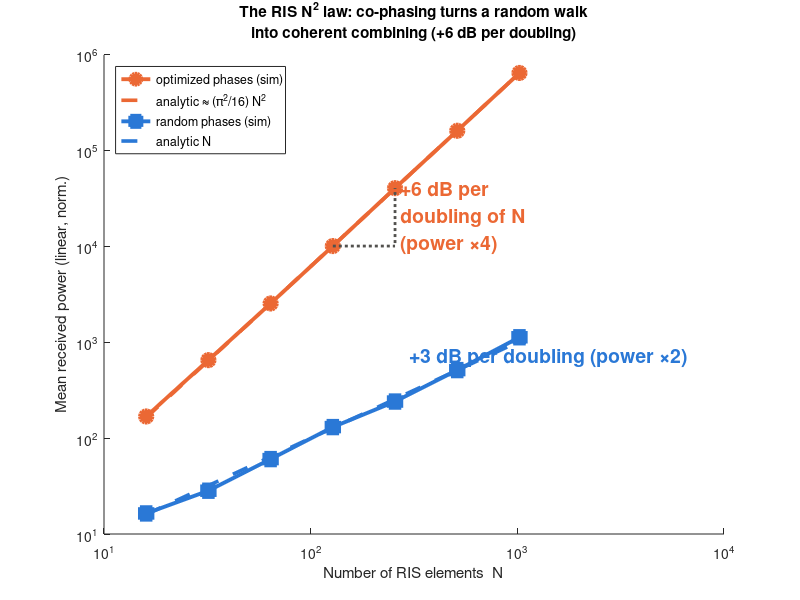

MATLAB code for this plot: (Note: this script raises an error after producing the figure.)
%% ========================================================================
%  DEMO 3 — The RIS "N-squared law": why a Reconfigurable Intelligent
%           Surface is worth building.
%
%  SCENARIO
%  --------
%  A single-antenna transmitter and a single-antenna receiver. The direct
%  line-of-sight path is BLOCKED (think: a wall, or a building corner). The
%  only way through is to bounce the signal off a Reconfigurable Intelligent
%  Surface (RIS): a flat panel of N cheap, passive elements, each of which
%  can add a controllable phase shift theta_n to whatever hits it.
%
%  The cascaded (Tx -> RIS element n -> Rx) channel is the PRODUCT of two
%  fading coefficients:
%        cascade_n = h_n * g_n        (Tx->element  times  element->Rx)
%  and the receiver sees the coherent sum over all N elements:
%        y = sum_n  |h_n||g_n| * exp( j*( arg(h_n) + arg(g_n) + theta_n ) ).
%
%  THE DSP PUNCHLINE
%  -----------------
%  * OPTIMIZED phases: choose theta_n to CANCEL the cascade phase so every
%    term lines up as a positive real number. The amplitudes then add
%    coherently -> received amplitude ~ N -> received POWER ~ N^2.
%  * RANDOM phases: the N terms are little vectors pointing every which way,
%    i.e. a 2-D random walk -> received POWER ~ N (grows only linearly).
%
%  The gap between an N^2 curve and an N curve is the entire commercial case
%  for a RIS: doubling the panel size buys +6 dB with optimized phases
%  (power x4) but only +3 dB (power x2) if you leave the phases random.
%
%  WHAT THIS SCRIPT DOES
%  ---------------------
%  Sweep N = 2^4 .. 2^10 (16..1024). For each N run ~400 Monte-Carlo trials
%  with per-element channels h_n, g_n ~ CN(0,1). Measure the mean received
%  power for optimized vs random phases, overlay the analytic laws, fit the
%  log-log slopes (expect ~2.0 and ~1.0), and print a table.
%
%  This is a faithful MATLAB translation of the verified NumPy reference
%      matlab/verification/verify_demo3_ris.py
%  (same parameters, same math, same analytic references).
%
%  TOOLBOXES
%  ---------
%  REQUIRES: base MATLAB only. (No Signal Processing / Communications /
%  Deep Learning toolboxes are used — all randomness, sums, FFT-free
%  combining and the least-squares slope fit are base functions.)
%
%  EXPECTED RUNTIME: ~2 seconds on a laptop (well under the 60 s budget).
%
%  FIGURE SAVED (300 dpi PNG, into ../../figures/):
%      fig_demo3_ris_scaling.png
% =========================================================================

function run_demo()

% ---- Reproducibility -----------------------------------------------------
% Fixed seed so the on-stage numbers are identical every run. (The NumPy
% reference uses seed 3; MATLAB's generator is different, so the absolute
% Monte-Carlo values wobble at the ~1% level, but the SLOPES — which are the
% whole point — land on ~2.0 and ~1.0 either way.)
rng(3);

% ---- Sweep and Monte-Carlo settings -------------------------------------
Ns     = 2.^(4:10);      % RIS element counts: 16 32 64 128 256 512 1024
TRIALS = 400;            % Monte-Carlo trials per N (average out the fading)

p_opt = zeros(1, numel(Ns));   % measured mean power, optimized phases
p_rnd = zeros(1, numel(Ns));   % measured mean power, random phases

% ---- Monte-Carlo loop over panel size N ---------------------------------
for i = 1:numel(Ns)
    Nel = Ns(i);

    % Per-element cascade channels. Each of h_n, g_n is a unit-variance
    % complex Gaussian CN(0,1): real and imaginary parts are N(0,1/2), so
    % dividing (randn + 1j*randn) by sqrt(2) gives E[|h|^2] = 1.
    h = (randn(TRIALS, Nel) + 1i*randn(TRIALS, Nel)) / sqrt(2);
    g = (randn(TRIALS, Nel) + 1i*randn(TRIALS, Nel)) / sqrt(2);

    % Element-wise cascade: the effective per-element channel is the PRODUCT
    % h_n * g_n. Its magnitude |h_n||g_n| is what an optimally-phased element
    % contributes; its argument is the phase the RIS must cancel.
    casc = h .* g;                              % TRIALS-by-Nel complex

    % OPTIMIZED phases: theta_n = -arg(h_n g_n) makes every term real and
    % positive, so the coherent sum is simply sum of magnitudes. Summing
    % along dim 2 collapses the N elements into one scalar per trial.
    y_opt   = sum(abs(casc), 2);               % TRIALS-by-1, real >= 0
    p_opt(i) = mean(abs(y_opt).^2);            % mean received power

    % RANDOM phases: theta_n ~ Uniform(0,2*pi) leaves the terms pointing in
    % random directions. Their vector sum is a 2-D random walk of N steps.
    theta   = 2*pi*rand(TRIALS, Nel);
    y_rnd   = sum(casc .* exp(1i*theta), 2);   % TRIALS-by-1, complex
    p_rnd(i) = mean(abs(y_rnd).^2);            % mean received power
end

% ---- Analytic references ------------------------------------------------
% For CN(0,1) fading, |h| and |g| are Rayleigh with E[|h|]=sqrt(pi)/2, so
% E[|h||g|] = pi/4. With optimized phases the mean amplitude is N*pi/4;
% squaring and adding the exact per-element variance correction gives:
%     E[P_opt] = (N*pi/4)^2 * ( 1 + (16 - pi^2) / (N*pi^2) )  ~ (pi^2/16) N^2.
% With random phases the walk has zero-mean unit-variance steps
% (E[|h g|^2] = 1), so the mean power is exactly N.
ana_opt = (Ns*pi/4).^2 .* (1 + (16 - pi^2) ./ (Ns*pi^2));
ana_rnd = double(Ns);

% ---- Console table (mirrors the Python reference) -----------------------
fprintf('\n N    P_opt(sim)  P_opt(ana)   P_rnd(sim)  P_rnd(ana)\n');
for i = 1:numel(Ns)
    fprintf('%5d  %10.1f  %10.1f  %10.2f  %10.2f\n', ...
            Ns(i), p_opt(i), ana_opt(i), p_rnd(i), ana_rnd(i));
end

% ---- Fit the log-log slopes ---------------------------------------------
% A power law P = a*N^s is a straight line of slope s in log-log axes.
% polyfit(...,1) is an ordinary least-squares line fit; the first
% coefficient is the slope. Expect ~2.0 (optimized) and ~1.0 (random).
c_opt = polyfit(log10(Ns), log10(p_opt), 1);   slope_opt = c_opt(1);
c_rnd = polyfit(log10(Ns), log10(p_rnd), 1);   slope_rnd = c_rnd(1);
fprintf(['fitted log-log slopes: optimized %.3f (expect ~2), ' ...
         'random %.3f (expect ~1)\n'], slope_opt, slope_rnd);

% ---- Palette (matches the shared talk_style.py deck colours) ------------
C_BLUE   = hex2rgb('#2a78d6');   % random-phase series
C_ORANGE = hex2rgb('#eb6834');   % optimized-phase series
INK2     = hex2rgb('#52514e');   % secondary ink for annotations

% ---- Figure -------------------------------------------------------------
fig = figure('Color', 'w', 'Position', [100 100 950 600]);
ax  = axes('Parent', fig); hold(ax, 'on');

% Simulated points + connecting lines (markers make the 7 sweep points pop).
h_opt = loglog(ax, Ns, p_opt, '-o', 'Color', C_ORANGE, ...
               'MarkerFaceColor', C_ORANGE, 'LineWidth', 2.8, ...
               'MarkerSize', 9, 'DisplayName', 'optimized phases (sim)');
h_ao  = loglog(ax, Ns, ana_opt, '--', 'Color', C_ORANGE, ...
               'LineWidth', 2.6, 'DisplayName', 'analytic \approx (\pi^2/16) N^2');
h_rnd = loglog(ax, Ns, p_rnd, '-s', 'Color', C_BLUE, ...
               'MarkerFaceColor', C_BLUE, 'LineWidth', 2.8, ...
               'MarkerSize', 9, 'DisplayName', 'random phases (sim)');
h_ar  = loglog(ax, Ns, ana_rnd, '--', 'Color', C_BLUE, ...
               'LineWidth', 2.6, 'DisplayName', 'analytic N');

% Force true log-log scaling (loglog on an existing axes still needs this
% when we mix in hold/annotations).
set(ax, 'XScale', 'log', 'YScale', 'log');

% --- Annotation: the +6 dB-per-doubling story on the optimized curve ------
% On slope-2 axes, doubling N multiplies power by 4 = +6 dB. Draw a little
% "stair" between N=128 and N=256 on the optimized curve to make it visual.
n0 = 128;  j0 = find(Ns == n0);
xr = [Ns(j0) Ns(j0+1) Ns(j0+1)];              % right-angle step: over then up
yr = [p_opt(j0) p_opt(j0) p_opt(j0+1)];
plot(ax, xr, yr, ':', 'Color', INK2, 'LineWidth', 2.0, 'HandleVisibility', 'off');
text(ax, Ns(j0+1)*1.06, sqrt(p_opt(j0)*p_opt(j0+1)), ...
     {'+6 dB per', 'doubling of N', '(power \times4)'}, ...
     'FontSize', 14, 'Color', C_ORANGE, 'FontWeight', 'bold', ...
     'HorizontalAlignment', 'left', 'VerticalAlignment', 'middle');
text(ax, 300, 700, '+3 dB per doubling (power \times2)', ...
     'FontSize', 14, 'Color', C_BLUE, 'FontWeight', 'bold', ...
     'HorizontalAlignment', 'left');

% Labels, title, legend.
xlabel(ax, 'Number of RIS elements  N');
ylabel(ax, 'Mean received power (linear, norm.)');
title(ax, {'The RIS N^2 law: co-phasing turns a random walk', ...
           'into coherent combining (+6 dB per doubling)'});
legend([h_opt h_ao h_rnd h_ar], 'Location', 'northwest');

% Tick marks exactly on the swept N values, log y-grid for readability.
set(ax, 'XTick', Ns, 'XTickLabel', string(Ns));
xlim(ax, [Ns(1)/1.3, Ns(end)*1.3]);

style_axes(ax);        % apply the presentation-ready cosmetics

% ---- Save 300-dpi PNG into ../../figures/ -------------------------------
outfile = fullfile(script_dir(), '..', '..', 'figures', ...
                   'fig_demo3_ris_scaling.png');
save_fig(fig, outfile);
fprintf('saved: %s\n', outfile);
fprintf('run_demo (demo3): done\n');

end % ===================== end main function =============================


%% ------------------------------------------------------------------------
%  LOCAL HELPER FUNCTIONS  (keep run_demo.m fully self-contained)
%  ------------------------------------------------------------------------

function style_axes(ax)
% Presentation-ready cosmetics: heavy fonts and a light grid so the plot
% reads from the back row of the lecture theatre.
    set(ax, 'FontSize', 15, ...          % tick label size (>= 14 pt rule)
            'LineWidth', 1.2, ...        % axis box line width
            'Box', 'on', ...
            'XColor', hex2rgb('#52514e'), ...
            'YColor', hex2rgb('#52514e'), ...
            'GridColor', hex2rgb('#d8d7d2'), ...
            'GridAlpha', 0.9, ...
            'Layer', 'top');
    grid(ax, 'on');
    ax.XLabel.FontSize = 16;  ax.XLabel.Color = 'k';
    ax.YLabel.FontSize = 16;  ax.YLabel.Color = 'k';
    ax.Title.FontSize  = 17;  ax.Title.Color  = 'k';
    lg = get(ax, 'Legend');
    if ~isempty(lg), lg.FontSize = 15; end
end

function save_fig(fig, outfile)
% Write a 300-dpi PNG. Prefer exportgraphics (R2020a+, tight crop); fall
% back to print -dpng -r300 on older MATLAB. Create the folder if needed.
    outdir = fileparts(outfile);
    if ~exist(outdir, 'dir'), mkdir(outdir); end
    if exist('exportgraphics', 'file') == 2
        exportgraphics(fig, outfile, 'Resolution', 300);
    else
        print(fig, outfile, '-dpng', '-r300');
    end
end

function d = script_dir()
% Absolute directory of THIS script, so figure paths resolve no matter what
% the current working directory is when the demo is launched.
    d = fileparts(mfilename('fullpath'));
end

function rgb = hex2rgb(hex)
% Convert a '#rrggbb' hex string to a 1x3 RGB triplet in [0,1]. Written by
% hand to keep the script on base MATLAB (no toolbox colour helpers).
    hex = char(hex);
    if hex(1) == '#', hex = hex(2:end); end
    rgb = [hex2dec(hex(1:2)), hex2dec(hex(3:4)), hex2dec(hex(5:6))] / 255;
end
